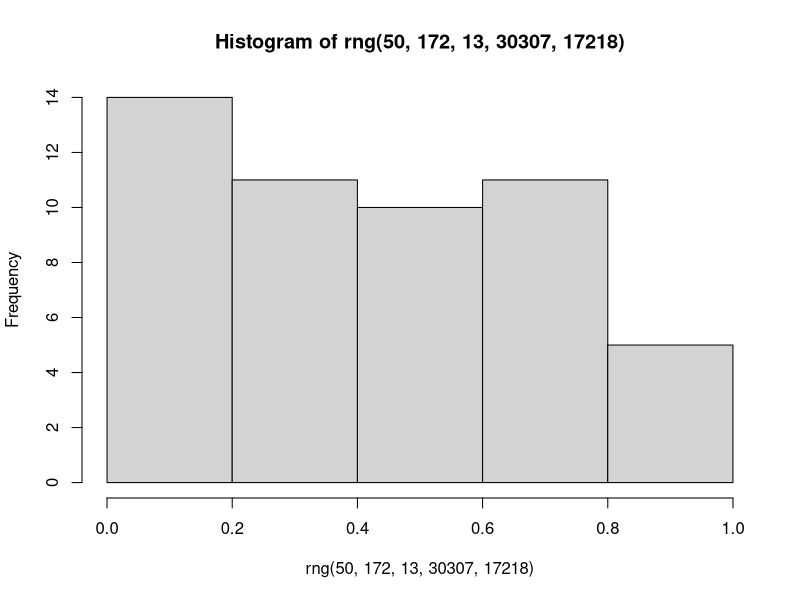

This figure's R source:
#Linear congruential method is used here to generate pseudo-random numbers, where
#n = sample size, a = multiplier, c = increment with default value 0, m = modulus, and x0 = seed value.

rng = function(n, a, c = 0, m, x0){
  x = rep(0,n)
  x[1] = x0 # initialize seed
  for (i in 1:n){
    x[i+1] = ((a*(x[i])) + c) %% m
  }
  values = x/m
  return(values)
  
}

#set example values to test function
rng(50,172,13,30307,17218)
hist(rng(50,172,13,30307,17218)) #assess if distribution is uniform to test level of randomness


##########################################


#The inverse method is used here for RNG using density function f(x) = exp(-|x|)/2, 
#with -inf < x < inf.

inverse = function(n){
  sample.number = runif(n) # get a uniform sample based on the number of values we want from our input
  f = -log(abs(1 - (2 * sample.number))) # this is the inverse CDF of the function f(x)
  hist(f, probability = TRUE, freq = FALSE, xlab = "value", ylim = c(0, 1))
  curve(dexp(x, rate = 1), from = 0, to = 10, add = TRUE, col = 2)
}


#The reject method uses two inputs for RNG: M = max value of f(x) and 
#n = sample size, while using same density function f(x) = exp(-|x|)/2, with 
#-inf < x < inf.

reject = function(n, M){
  
  x = double(n) # storage space for accepted values
  i = 0 # initiate number
  repeat{
    t = runif(n - i, -15, 15) # generates n vectors 
    u = runif(n - i)
    a = (M * u <= exp(-abs(t))/2) # only collects the accepted values, logical
    sum = sum(a) # count accepted values
    if (sum > 0) 
      x[(i + 1):(sum + i)] = t[a]
    if ((sum + i) == n) # this continues the function until we reach the value of n, and then the function will stop once we have no more values
      break
    i = i + sum
  }
  x
}

## To calculate max value of x:
f = function(x){
  func = exp(-abs(x))/2
  return(func)
}
M = max(f(seq(-15, 15, by=0.01)))
##

reject(1000,M) #test function using n=1000